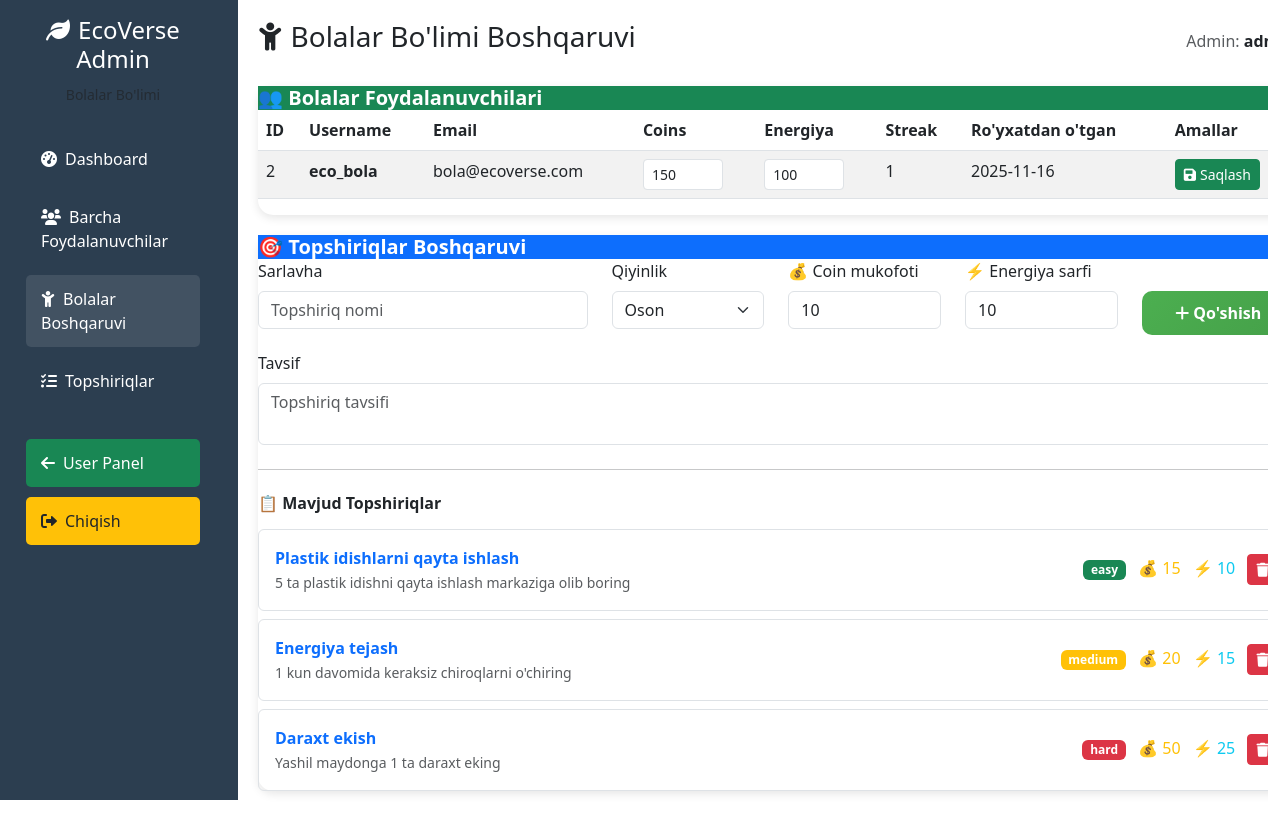
/admin/child (signed in), run on an earlier commit of the app's database.
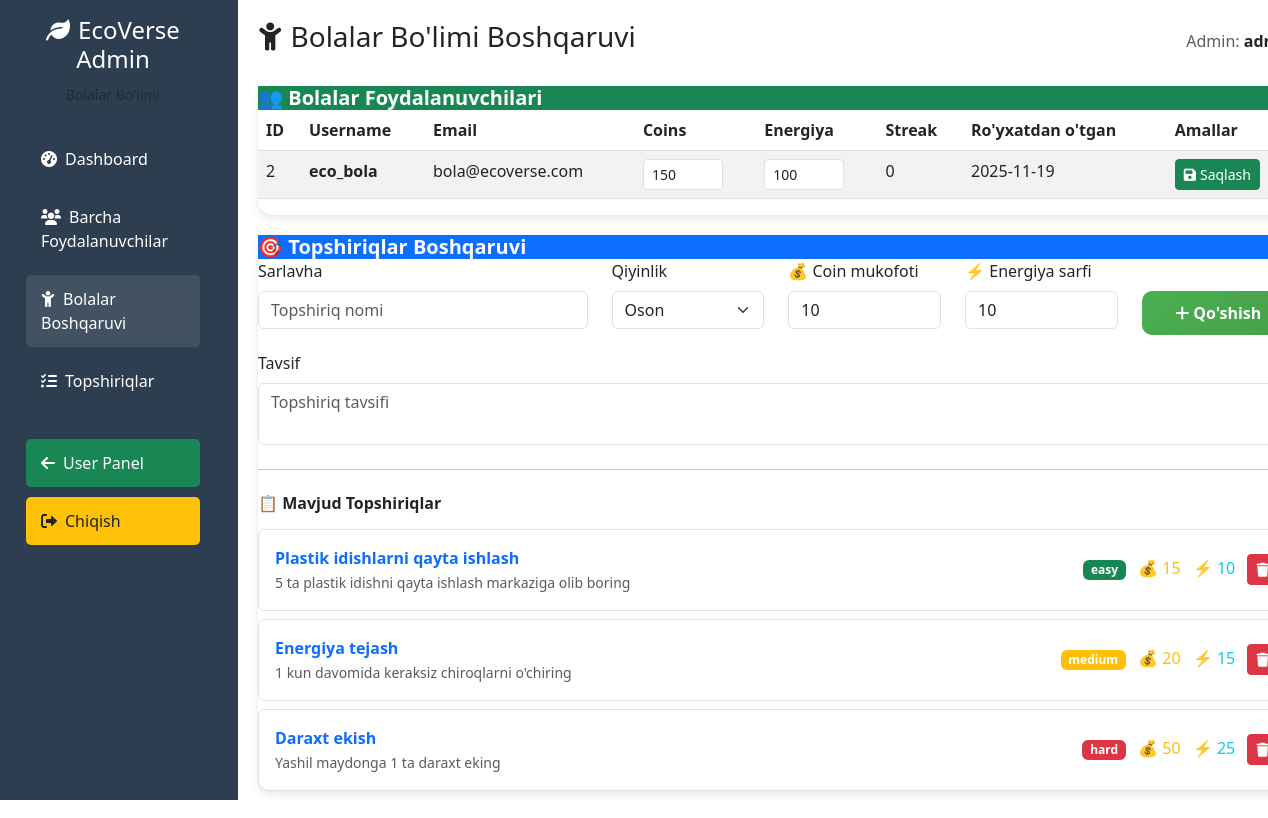
And on a later commit of the database.
### app.py (models this page shows)
class User(UserMixin, db.Model):
    id = db.Column(db.Integer, primary_key=True)
    username = db.Column(db.String(80), unique=True, nullable=False)
    email = db.Column(db.String(120), unique=True, nullable=False)
    password_hash = db.Column(db.String(200), nullable=False)
    role = db.Column(db.String(20), nullable=False, default='child')
    coins = db.Column(db.Integer, default=0)
    energy = db.Column(db.Integer, default=100)
    streak = db.Column(db.Integer, default=0)
    last_login = db.Column(db.DateTime)
    created_at = db.Column(db.DateTime, default=datetime.utcnow)
    avatar = db.Column(db.String(200), default='default.png')
    is_admin = db.Column(db.Boolean, default=False)

### app.py (the view)
@app.route('/admin/child')
@login_required
def admin_child():
    if not current_user.is_admin:
        flash('Sizga admin huquqi berilmagan!', 'error')
        return redirect(url_for('dashboard'))
    child_users = User.query.filter_by(role='child').all()
    tasks = Task.query.all()
    return render_template('admin_child.html',
                         user=current_user,
                         child_users=child_users,
                         tasks=tasks)

### app.py (called while the page is built)
@login_manager.user_loader
def load_user(user_id):
    return User.query.get(int(user_id))

### templates/admin_child.html (shortened to what the changed rows need)
<!DOCTYPE html>
<html lang="uz">
<head>
    <link href="https://cdn.jsdelivr.net/npm/bootstrap@5.3.0/dist/css/bootstrap.min.css" rel="stylesheet">
    <link rel="stylesheet" href="https://cdnjs.cloudflare.com/ajax/libs/font-awesome/6.0.0/css/all.min.css">
</head>
<body>
    <div class="container-fluid p-0">
        <div class="row">
            <div class="col-md-9 col-lg-10 admin-main">
                <div class="d-flex justify-content-between align-items-center mb-4">
                    <h1 class="h3 text-gray-800">
                        <i class="fas fa-child me-2"></i>Bolalar Bo'limi Boshqaruvi
                    </h1>
                </div>
                <div class="eco-card">
                    <div class="card-body">
                        <div class="table-responsive">
                            <table class="table table-striped table-hover">
                                <thead>
                                    <tr>
                                        <th>ID</th>
                                        <th>Username</th>
                                        <th>Email</th>
                                        <th>Coins</th>
                                        <th>Energiya</th>
                                        <th>Streak</th>
                                        <th>Ro'yxatdan o'tgan</th>
                                        <th>Amallar</th>
                                    </tr>
                                </thead>
                                <tbody>
                                    {% for user in child_users %}
                                    <tr>
                                        <td>{{ user.id }}</td>
                                        <td><strong>{{ user.username }}</strong></td>
                                        <td>{{ user.email }}</td>
                                        <td>
                                            <input type="number" class="form-control form-control-sm coins-input"
                                                   value="{{ user.coins }}" data-user-id="{{ user.id }}"
                                                   style="width: 80px;">
                                        </td>
                                        <td>
                                            <input type="number" class="form-control form-control-sm energy-input"
                                                   value="{{ user.energy }}" data-user-id="{{ user.id }}"
                                                   style="width: 80px;">
                                        </td>
                                        <td>{{ user.streak }}</td>
                                        <td>{{ user.created_at.strftime('%Y-%m-%d') }}</td>
                                        <td>
                                            <button class="btn btn-sm btn-success save-user" data-user-id="{{ user.id }}">
                                                <i class="fas fa-save me-1"></i>Saqlash
                                            </button>
                                        </td>
                                    </tr>
                                    {% endfor %}
                                </tbody>
                            </table>
                        </div>
                    </div>
                </div>
            </div>
        </div>
    </div>
</body>
</html>

What changed in the data, as far as the page shows it:
changed User "eco_bola": streak "1" → "0"; created_at "2025-11-16" → "2025-11-19"
